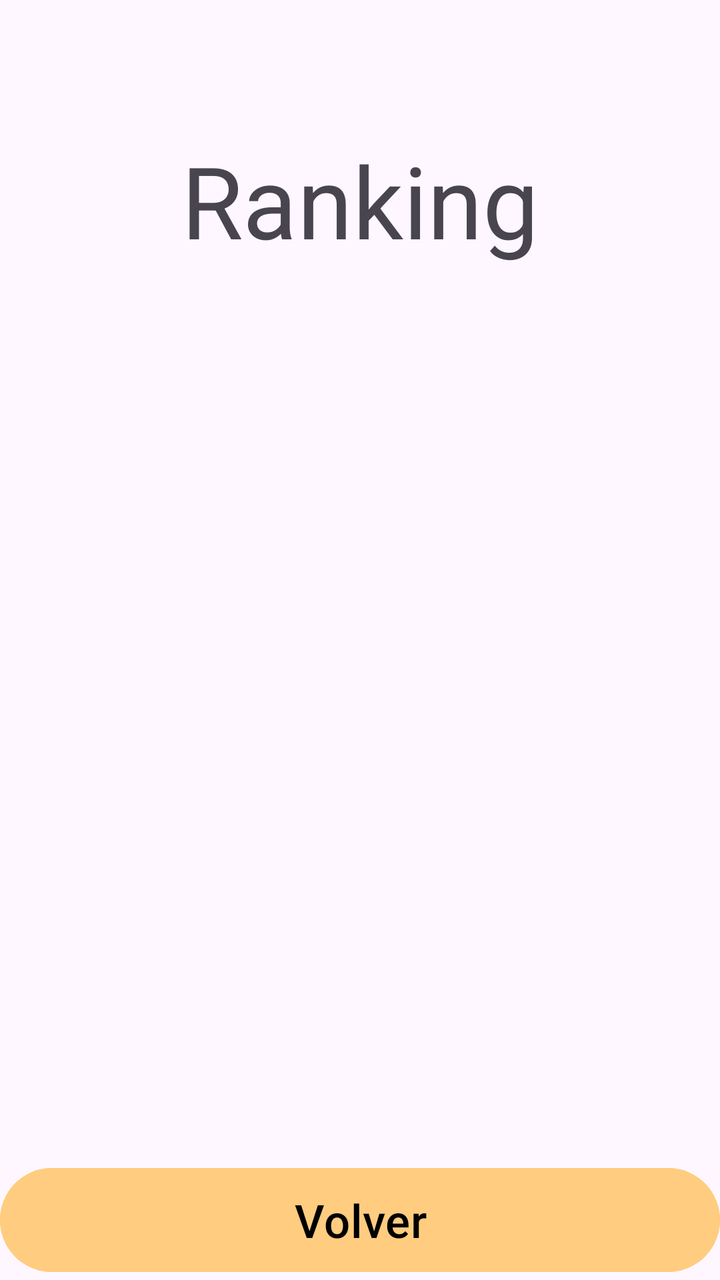
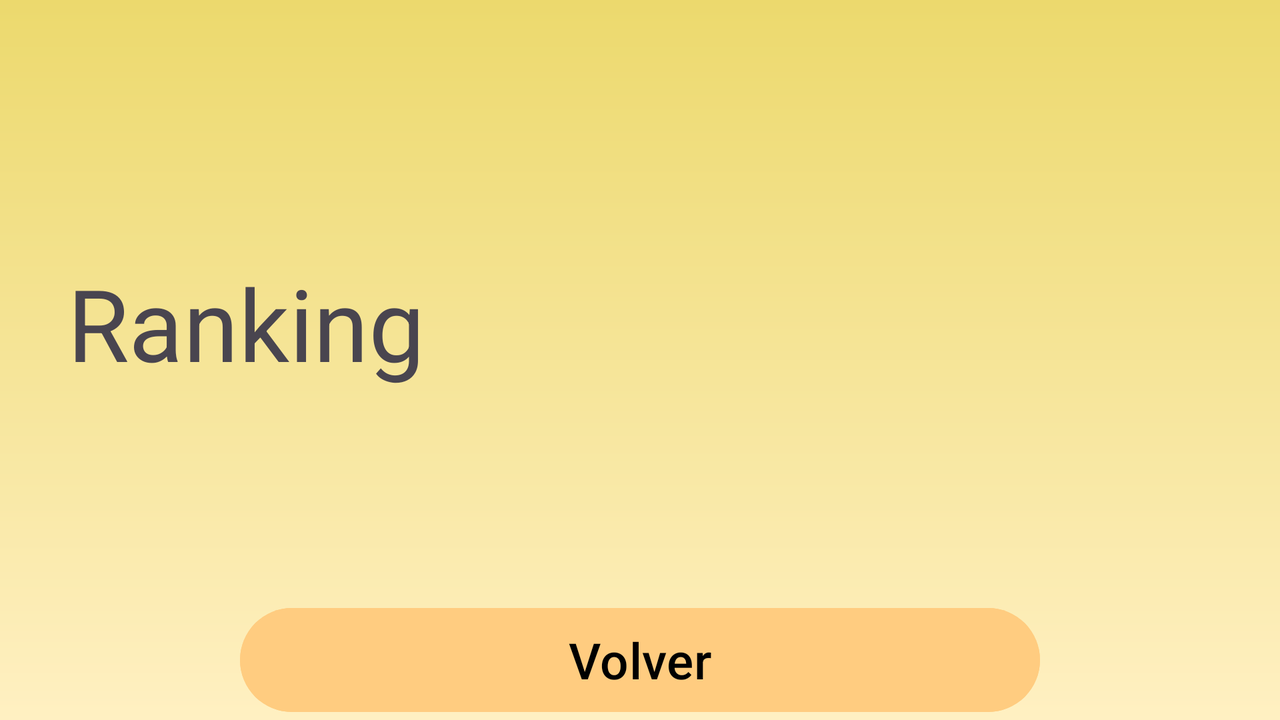

The same Android screen from two of the app's own layout files: first res/layout/ as a phone draws it, then the repository's variant for another configuration, drawn on a device whose configuration selects that folder. Both files follow.
<!-- AndroidManifest.xml: application theme Theme.Proyecto -->
<!-- res/layout/activity_ranking.xml -->
<?xml version="1.0" encoding="utf-8"?>
<RelativeLayout
    xmlns:android="http://schemas.android.com/apk/res/android"
    android:layout_width="match_parent"
    android:layout_height="match_parent"
    android:background="@drawable/fondoportrait">
    <TextView
        android:id="@+id/rankingtext"
        android:layout_width="match_parent"
        android:layout_height="200dp"
        android:text="Ranking"
        android:gravity="center"
        android:textSize="50sp"/>
    <TextView
        android:layout_width="match_parent"
        android:layout_height="wrap_content"
        android:layout_below="@+id/rankingtext"
        android:gravity="center"
        android:textSize="30sp"
        android:layout_above="@+id/btnsalirRanking"
        android:id="@+id/JugadoresRanking"/>
    <Button
        android:id="@+id/btnsalirRanking"
        android:onClick="salirRanking"
        android:layout_width="match_parent"
        android:layout_height="60dp"
        android:layout_alignParentBottom="true"
        android:text="@string/Volver"
        android:textSize="23sp"
        android:layout_centerHorizontal="true"
        android:backgroundTint="@color/botonColor"
        android:textColor="@color/black"/>
</RelativeLayout>
<!-- resources referenced by this layout -->
<resources>
  <color name="black">#FF000000</color>
  <color name="botonColor">#FFCC80</color>
  <string name="Volver">Volver</string>
  <style name="Theme.Proyecto" parent="Base.Theme.Proyecto" />
  <style name="Base.Theme.Proyecto" parent="Theme.Material3.Light">
          
          
      </style>
</resources>
<!-- res/layout-land/activity_ranking.xml (the repository's variant of the layout above) -->
<!-- drawn on the phone turned sideways -->
<?xml version="1.0" encoding="utf-8"?>
<RelativeLayout
    xmlns:android="http://schemas.android.com/apk/res/android"
    android:layout_width="match_parent"
    android:layout_height="match_parent"
    android:background="@drawable/fondoland">
    <TextView
        android:id="@+id/titulo"
        android:layout_width="246dp"
        android:layout_height="323dp"
        android:gravity="center"
        android:text="Ranking"
        android:textSize="50sp" />
    <TextView
        android:id="@+id/JugadoresRanking"
        android:layout_width="match_parent"
        android:layout_height="320dp"
        android:layout_toEndOf="@+id/titulo"
        android:gravity="center"
        android:textSize="30sp"
        android:layout_alignParentEnd="true"/>
    <Button
        android:onClick="salirRanking"
        android:layout_width="400dp"
        android:layout_height="60dp"
        android:layout_alignParentBottom="true"
        android:text="@string/Volver"
        android:textSize="25sp"
        android:layout_centerHorizontal="true"
        android:backgroundTint="@color/botonColor"
        android:textColor="@color/black" />
</RelativeLayout>
<!-- resources referenced by the variant -->
<!-- as the phone turned sideways resolves them -->
<resources>
  <color name="black">#FF000000</color>
  <color name="botonColor">#FFCC80</color>
  <!-- drawable fondoland (drawable-land) -->
  <?xml version="1.0" encoding="utf-8"?>
  <shape
      xmlns:android="http://schemas.android.com/apk/res/android"
      xmlns:tools="http://schemas.android.com/tools"
      android:shape="rectangle"
      tools:ignore="MissingDefaultResource">
      <gradient
          android:angle="90"
          android:endColor="@color/crema"
          android:startColor="@color/amarilloClaro"
          android:type="linear"/>
  </shape>
  <string name="Volver">Volver</string>
  <style name="Theme.Proyecto" parent="Base.Theme.Proyecto" />
  <color name="crema">#ECD96D</color>
  <color name="amarilloClaro">#FFF0C2</color>
  <style name="Base.Theme.Proyecto" parent="Theme.Material3.Light">
          
          
      </style>
</resources>
